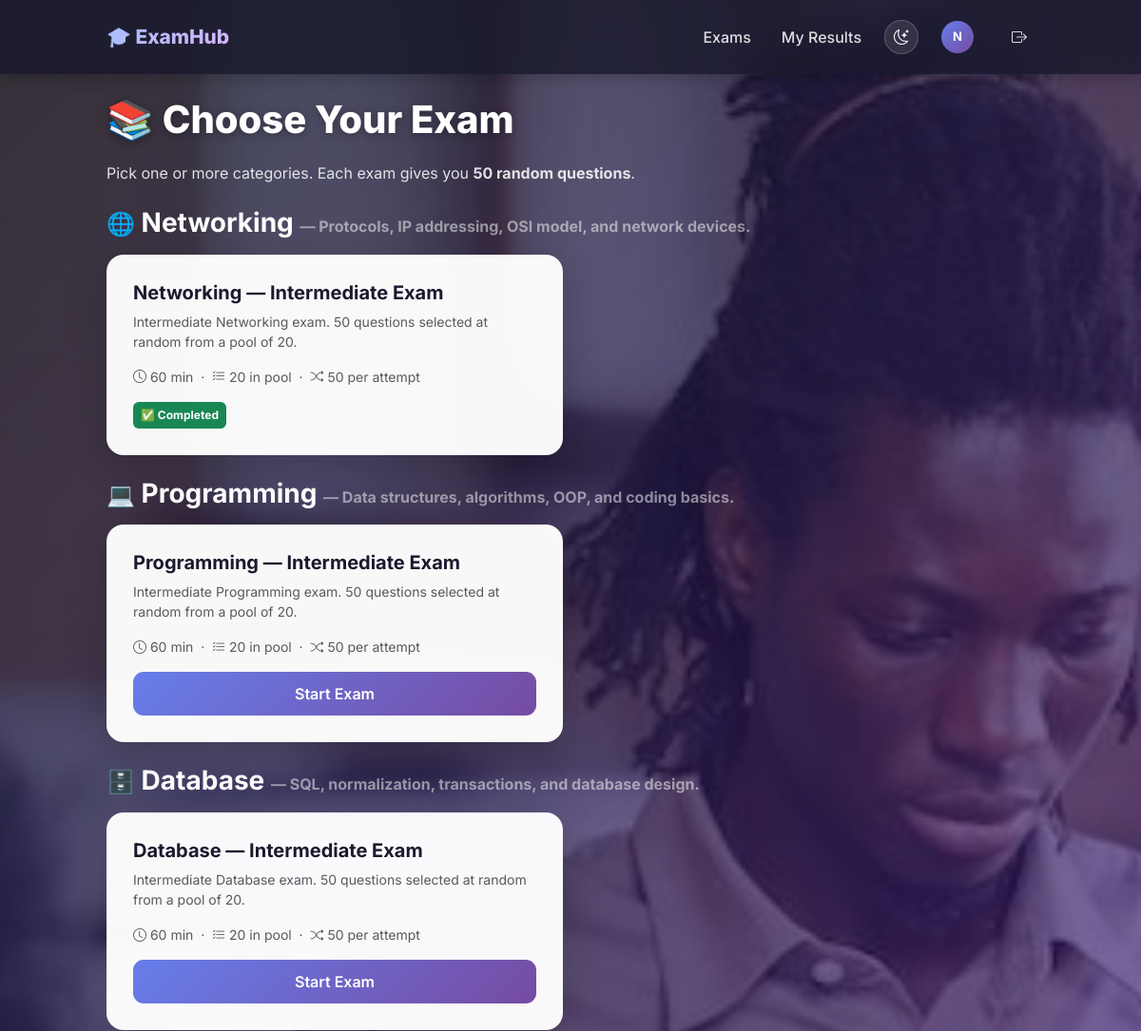
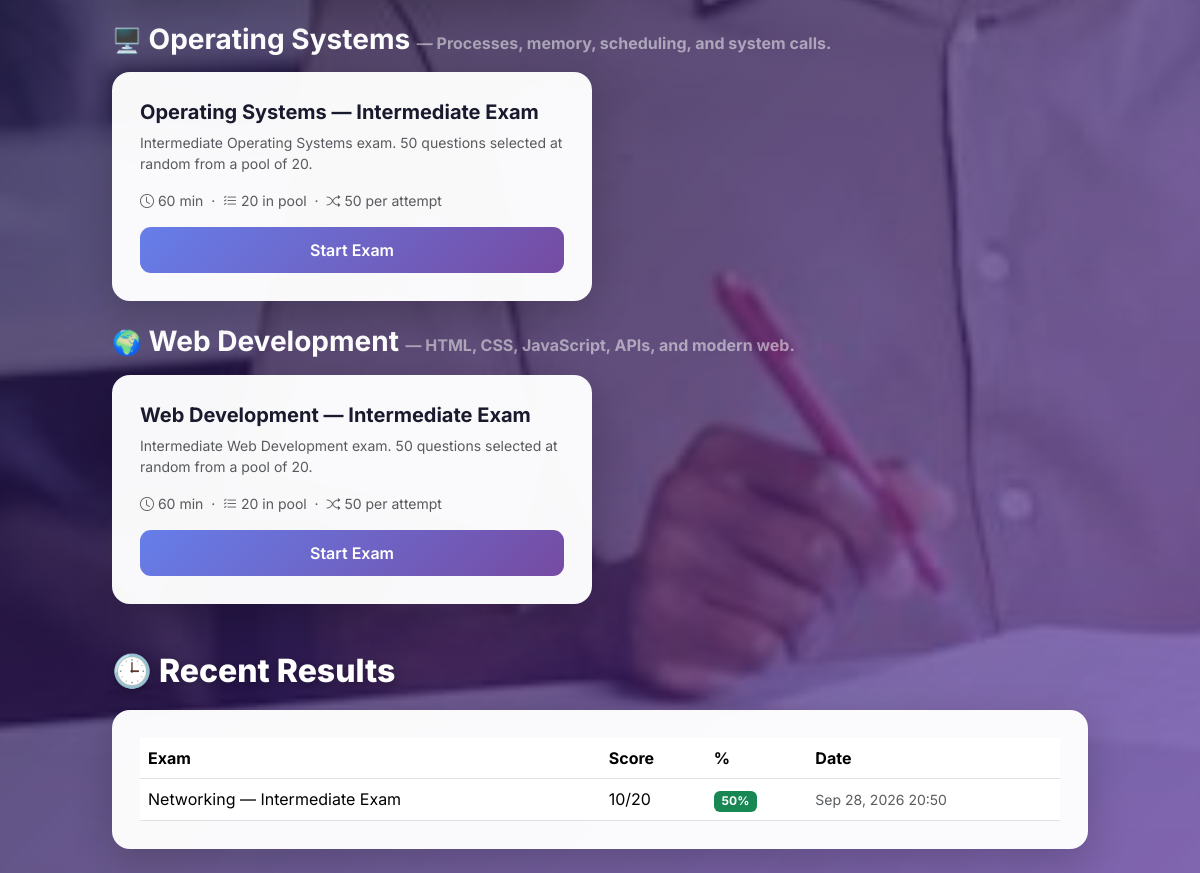
The page /dashboard (signed in) on the database its author committed (2 pictures, top to bottom).
### models.py (models this page shows, shortened)
class User(UserMixin, db.Model):
    __tablename__ = 'user'
    id = db.Column(db.Integer, primary_key=True)
    username = db.Column(db.String(80), unique=True, nullable=False, index=True)
    password_hash = db.Column(db.String(200), nullable=False)
    is_admin = db.Column(db.Boolean, default=False, nullable=False)
    created_at = db.Column(db.DateTime, default=datetime.utcnow)
    results = db.relationship('Result', backref='student', lazy=True,
                              cascade='all, delete-orphan')

class Category(db.Model):
    __tablename__ = 'category'
    id = db.Column(db.Integer, primary_key=True)
    name = db.Column(db.String(100), unique=True, nullable=False)
    description = db.Column(db.Text, nullable=True)
    icon = db.Column(db.String(10), default='📘')
    created_at = db.Column(db.DateTime, default=datetime.utcnow)
    exams = db.relationship('Exam', backref='category', lazy=True,
                            cascade='all, delete-orphan')

class Exam(db.Model):
    __tablename__ = 'exam'
    id = db.Column(db.Integer, primary_key=True)
    title = db.Column(db.String(200), nullable=False)
    description = db.Column(db.Text, nullable=True)
    duration_minutes = db.Column(db.Integer, nullable=False, default=30)
    category_id = db.Column(db.Integer, db.ForeignKey('category.id'), nullable=False)
    questions_per_attempt = db.Column(db.Integer, default=50)
    opens_at = db.Column(db.DateTime, nullable=True)
    closes_at = db.Column(db.DateTime, nullable=True)
    created_at = db.Column(db.DateTime, default=datetime.utcnow)
    questions = db.relationship('Question', backref='exam', lazy=True,
                                cascade='all, delete-orphan')
    results = db.relationship('Result', backref='exam', lazy=True,
                              cascade='all, delete-orphan')

class Result(db.Model):
    __tablename__ = 'result'
    id = db.Column(db.Integer, primary_key=True)
    user_id = db.Column(db.Integer, db.ForeignKey('user.id'), nullable=False)
    exam_id = db.Column(db.Integer, db.ForeignKey('exam.id'), nullable=False)
    score = db.Column(db.Integer, nullable=False)
    total_questions = db.Column(db.Integer, nullable=False)
    tab_switches = db.Column(db.Integer, default=0)
    completed_at = db.Column(db.DateTime, default=datetime.utcnow)
    answers = db.relationship('Answer', backref='result', lazy=True,
                              cascade='all, delete-orphan')
    @property
    def percentage(self):
        if self.total_questions == 0:
            return 0
        return round((self.score / self.total_questions) * 100)

### app.py (the view)
@app.route('/dashboard')
@login_required
def dashboard():
    categories = Category.query.all()
    taken_exam_ids = {r.exam_id for r in Result.query.filter_by(user_id=current_user.id)}
    results = Result.query.filter_by(user_id=current_user.id) \
                          .order_by(Result.completed_at.desc()).limit(5).all()
    return render_template('dashboard.html',
                           categories=categories,
                           taken_exam_ids=taken_exam_ids,
                           results=results)

### app.py (called while the page is built)
@login_manager.user_loader
def load_user(user_id):
    return User.query.get(int(user_id))

### templates/dashboard.html (shortened to what this page needs)
{% extends 'base.html' %}
{% block content %}
<h1 class="page-title">📚 Choose Your Exam</h1>
<p style="color:rgba(255,255,255,0.85); margin-bottom:24px;">
    Pick one or more categories. Each exam gives you <strong>50 random questions</strong>.
</p>
{% for cat in categories %}
    {% if cat.exams %}
    <div class="mb-4">
        <h3 class="text-white fw-bold mb-3">
            <span style="font-size:1.5rem;">{{ cat.icon }}</span> {{ cat.name }}
            <small class="text-white-50 fs-6">— {{ cat.description }}</small>
        </h3>
        <div class="row g-3">
            {% for exam in cat.exams %}
            <div class="col-md-6">
                <div class="glass-card h-100 d-flex flex-column">
                    <h5 class="fw-bold mb-2">{{ exam.title }}</h5>
                    <p class="text-muted small mb-3">{{ exam.description }}</p>
                    <div class="mb-3 text-muted small">
                        <i class="bi bi-clock"></i> {{ exam.duration_minutes }} min
                        &nbsp;·&nbsp;
                        <i class="bi bi-list-check"></i> {{ exam.questions|length }} in pool
                        &nbsp;·&nbsp;
                        <i class="bi bi-shuffle"></i> {{ exam.questions_per_attempt }} per attempt
                    </div>
                    <div class="mt-auto">
                        {% if exam.id in taken_exam_ids %}
                            <span class="badge bg-success p-2">✅ Completed</span>
                        {% elif exam.questions|length == 0 %}
                            <span class="badge bg-secondary p-2">No questions yet</span>
                        {% else %}
                            <a href="/exam/{{ exam.id }}" class="btn btn-primary w-100">Start Exam</a>
                        {% endif %}
                    </div>
                </div>
            </div>
            {% endfor %}
        </div>
    </div>
    {% endif %}
{% endfor %}
{% if results %}
<h2 class="page-title mt-5">🕒 Recent Results</h2>
<div class="glass-card">
    <table class="table align-middle mb-0">
        <thead><tr><th>Exam</th><th>Score</th><th>%</th><th>Date</th></tr></thead>
        <tbody>
        {% for r in results %}
            <tr>
                <td>{{ r.exam.title }}</td>
                <td>{{ r.score }}/{{ r.total_questions }}</td>
                <td><span class="badge {% if r.percentage >= 50 %}bg-success{% else %}bg-danger{% endif %}">{{ r.percentage }}%</span></td>
                <td class="text-muted small">{{ r.completed_at.strftime('%b %d, %Y %H:%M') }}</td>
            </tr>
        {% endfor %}
        </tbody>
    </table>
</div>
{% endif %}
{% endblock %}

### templates/base.html (shortened to what this page needs)
<!DOCTYPE html>
<html lang="en">
<head>
    <link href="https://cdn.jsdelivr.net/npm/bootstrap@5.3.3/dist/css/bootstrap.min.css" rel="stylesheet">
    <link rel="stylesheet" href="https://cdn.jsdelivr.net/npm/bootstrap-icons@1.11.3/font/bootstrap-icons.css">
</head>
<body>
<nav class="navbar navbar-expand-lg navbar-dark app-navbar">
    <div class="container" style="max-width:1000px;">
        <a class="navbar-brand" href="/">🎓 ExamHub</a>
        <div class="navbar-nav ms-auto align-items-center flex-row gap-3">
            {% if current_user.is_authenticated %}
                {% if current_user.is_admin %}
                    <a class="nav-link" href="/admin">Dashboard</a>
                    <a class="nav-link" href="/admin/analytics">Analytics</a>
                    <a class="nav-link" href="/admin/results">Results</a>
                {% else %}
                    <a class="nav-link" href="/dashboard">Exams</a>
                    <a class="nav-link" href="/my-results">My Results</a>
                {% endif %}
                <button class="theme-toggle" id="themeToggle" title="Toggle theme">
                    <i class="bi bi-moon-stars" id="themeIcon"></i>
                </button>
                <a class="nav-link" href="/profile" title="Profile">
                    <span class="avatar">{{ current_user.username[0].upper() }}</span>
                </a>
                <a class="nav-link" href="/logout"><i class="bi bi-box-arrow-right"></i></a>
            {% else %}
                <a class="nav-link" href="/login">Login</a>
                <a class="nav-link" href="/signup">Sign Up</a>
            {% endif %}
        </div>
    </div>
</nav>
<div class="container my-4" style="max-width: 1000px;">
    {% block content %}{% endblock %}
</div>
</body>
</html>

### rows shown on the page
User: username "N"
Category: icon "🌐", name "Networking", description "Protocols, IP addressing, OSI model, and network devices."
Exam: title "Networking — Intermediate Exam", description "Intermediate Networking exam. 50 questions selected at random from a pool of 20.", duration_minutes "60", questions|length "20", questions_per_attempt "50", shows "✅ Completed"
Category: icon "💻", name "Programming", description "Data structures, algorithms, OOP, and coding basics."
Exam: title "Programming — Intermediate Exam", description "Intermediate Programming exam. 50 questions selected at random from a pool of 20.", duration_minutes "60", questions|length "20", questions_per_attempt "50"
Category: icon "🗄️", name "Database", description "SQL, normalization, transactions, and database design."
Exam: title "Database — Intermediate Exam", description "Intermediate Database exam. 50 questions selected at random from a pool of 20.", duration_minutes "60", questions|length "20", questions_per_attempt "50"
Category: icon "🖥️", name "Operating Systems", description "Processes, memory, scheduling, and system calls."
Exam: title "Operating Systems — Intermediate Exam", description "Intermediate Operating Systems exam. 50 questions selected at random from a pool of 20.", duration_minutes "60", questions|length "20", questions_per_attempt "50"
Category: icon "🌍", name "Web Development", description "HTML, CSS, JavaScript, APIs, and modern web."
Exam: title "Web Development — Intermediate Exam", description "Intermediate Web Development exam. 50 questions selected at random from a pool of 20.", duration_minutes "60", questions|length "20", questions_per_attempt "50"
Result: exam "Networking — Intermediate Exam", score "10", total_questions "20", percentage "50", completed_at "Sep 28, 2026 20:50"
